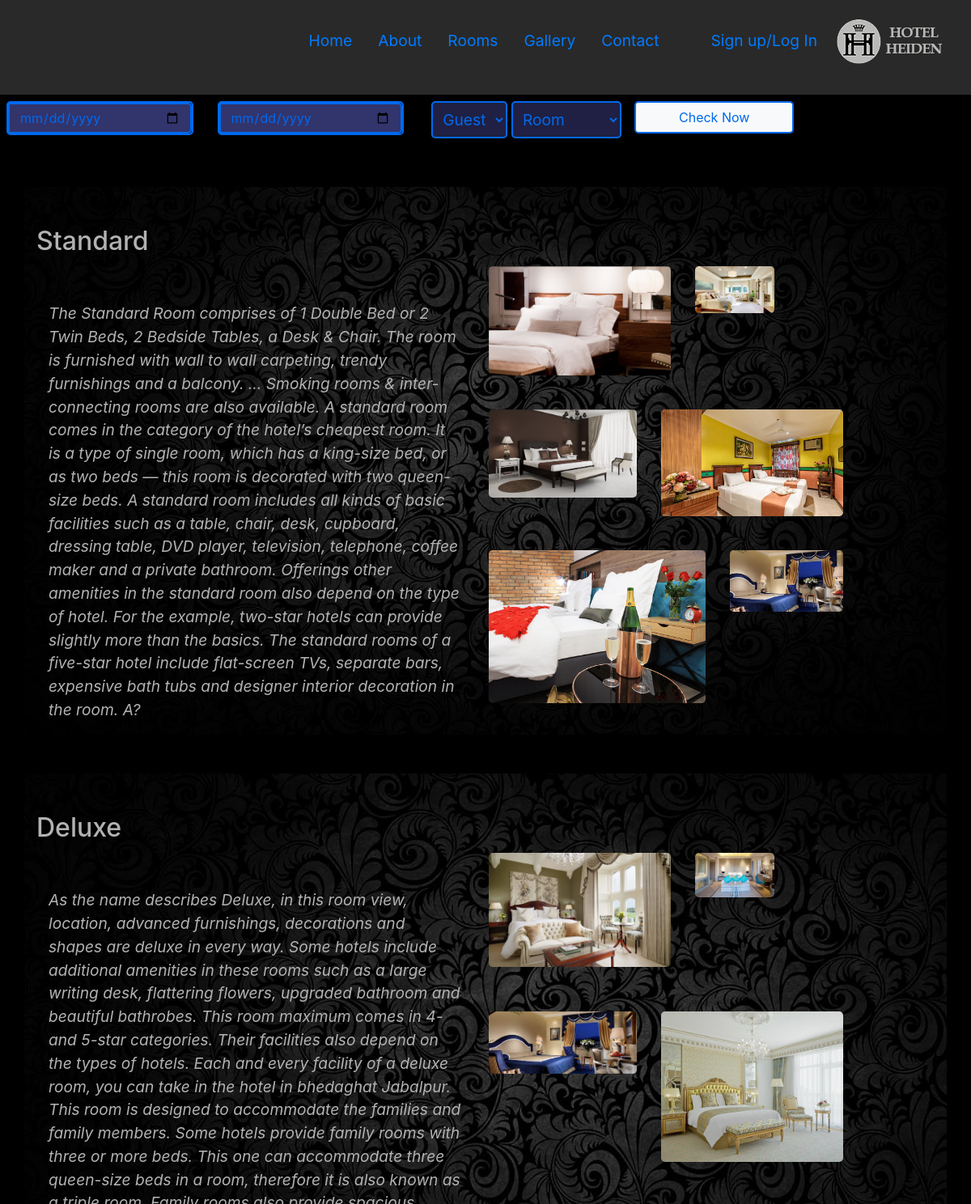
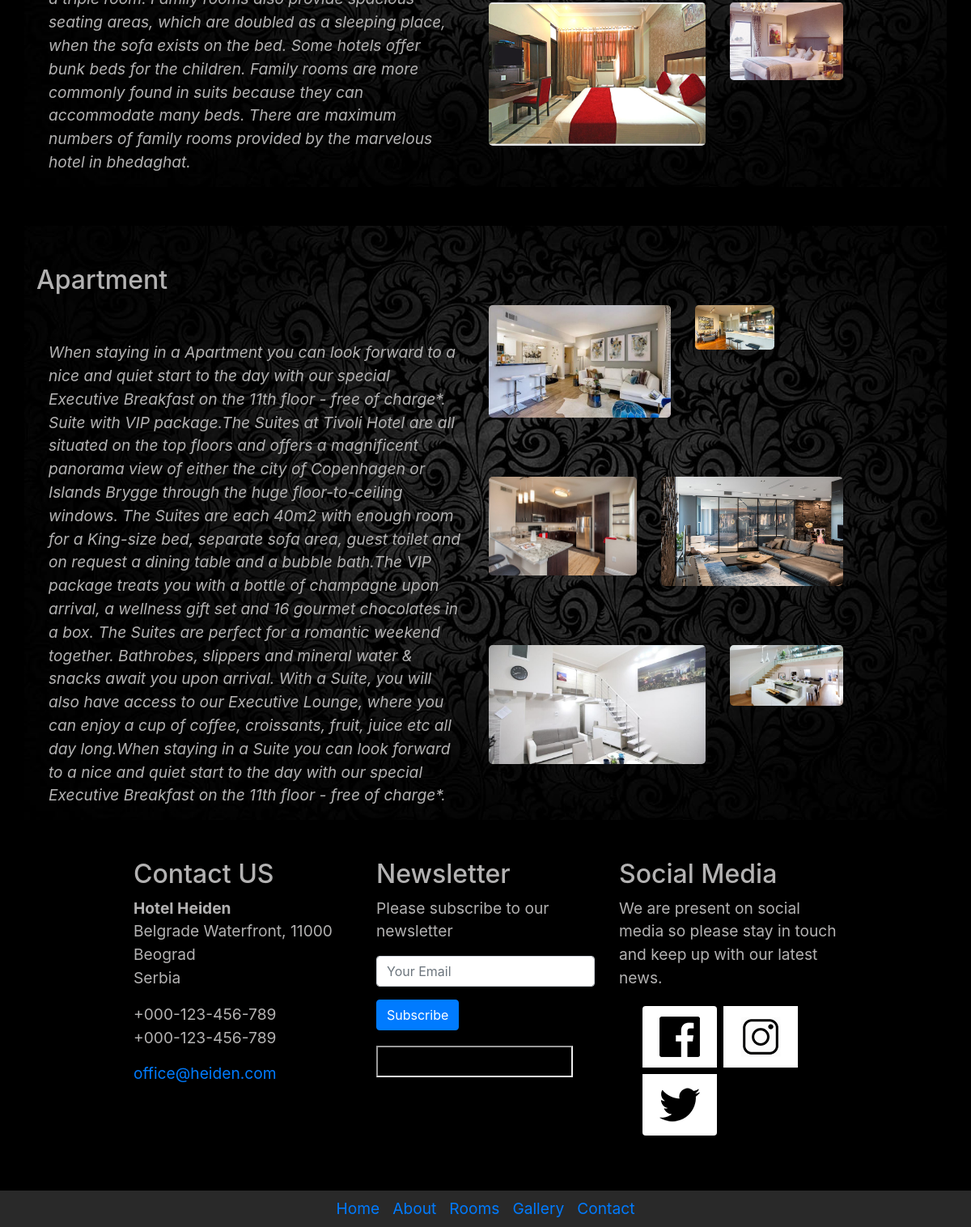
The page /rooms.php on the database its author committed (2 pictures, top to bottom).
### tables this page shows
CREATE TABLE `room_info` (
  `id` int(11) NOT NULL,
  `type` varchar(10) NOT NULL,
  `description` text NOT NULL
);

CREATE TABLE `room_imgs` (
  `id` int(11) NOT NULL,
  `img` varchar(100) NOT NULL,
  `room_info_id` int(11) NOT NULL
);

### check_log.php (called while the page is built, shortened)
<?php
include_once "baza.php";
function isLoggedIn()
{
	if (isset($_SESSION['user'])) {
		return true;
	}else{
		return false;
	}
}
    ?>

### baza.php (called while the page is built, shortened)
<?php
    class Baza{
        private $pdo;
        function __construct(){
            $host = 'localhost';  $db = 'hotel';
            $user = 'root';   $pass = '';
            $charset = 'utf8';
            $dsn = "mysql:host=$host;port=3306;dbname=$db;charset=$charset";
            $options = array(
                PDO::MYSQL_ATTR_INIT_COMMAND => "SET NAMES utf8"
            );
            try{
                $this->pdo = new PDO($dsn,$user,$pass,$options);
            }catch(PDOException $e){
                echo "JOK: ".$e->getMessage();
            }
        }
        function selectPrepare($sql, $niz_vr, $tip = true){
            $stmt=$this->pdo->prepare($sql);
            $rez = $stmt->execute($niz_vr);
            if($tip == true){
                $niz=$stmt->fetchAll(PDO::FETCH_ASSOC);
                return $niz;
            }else{
                return $rez;
            }
        }
        function slike($tip){
            return $this->selectPrepare("SELECT * FROM room_imgs WHERE room_info_id=?", array($tip));
        }
        function naslovi($t){
            return $this->selectPrepare("SELECT type, description FROM room_info WHERE id=?" , array($t));
        }
    }
    $db = new Baza();
?>

### standard.php (the view, shortened to what this page needs)
<?php
function room_info($t){
	global $db;
	$naslovi = $db->naslovi($t);
?>
<div class="photo-gallery" id = "<?=$naslovi[0]["type"]?>" >
	<div class="container fluid" id="facilities" >
<?php
foreach ($naslovi as $red)
?>
		<h2 class="mt-5 pt-5"> <?= $red["type"]?></h2>
		<div class="row col-lg-12">
<?php
foreach ($naslovi as $red) {
?>
		<p class="col-lg-6 mt-5"><i><?= $red["description"]?></i></p>
          <?php	} ?>
			<div class="row photos col-lg-6">
					<?php
					$slike = $db->slike($t);
					$i=0;
					$cl=["col-sm-6 col-md-6 col-lg-6","col-sm-6 col-md-3 col-lg-3","col-sm-6 col-md-5 col-lg-5", "col-sm-6 col-md-6 col-lg-6","col-sm-6 col-md-7 col-lg-7","col-sm-6 col-md-4 col-lg-4"];
						foreach ($slike as $red) {
						 ?>
						<div class="<?= $cl[$i]?> item">
							<a href="slike/<?= $red['img']?>" data-lightbox="photos">
							<img class="img-fluid m-1 rounded-lg" src="slike/<?= $red['img']?>" alt="nece">
						</a>
					</div>
					<?php $i++; } ?>
			</div>
		</div>
	</div>
</div>
						<?php } ?>

### rooms.php (shortened to what this page needs)
<?php
include_once "baza.php";
?>
<!DOCTYPE html>
<html lang="en">
	<head>
		<link rel="stylesheet" href="https://stackpath.bootstrapcdn.com/bootstrap/4.3.1/css/bootstrap.min.css">
		<link rel="stylesheet" href="css/style.css">
	</head>
	<body>
<?php
include_once "menu.php";
include_once "bookaroom.php";
include_once "standard.php";
room_info(1);
room_info(2);
room_info(3);
include_once "footer.php";
?>
</body>
</html>
</body>
</html>

### menu.php (shortened to what this page needs)
<?php include_once ("check_log.php");
?>
<div class="bckg-dark d-flex justify-content-end" id="navOnScrollDiv">
	<nav class="navbar navbar-expand-lg navbar-light d-flex justify-content-end p-2" id="navOnScroll">
		<ul class="list-unstyled mr-auto nav-pills collapse navbar-collapse text-right" id="navbarSupportedContent">
			<li class="active nav-item m-3"><a href="zivote.php">Home</a></li>
			<li class="nav-item m-3"><a  href="zivote.php#about" role="button">About</a></li>
			<li class="nav-item m-3"><a  href="rooms.php" role="button">Rooms</a></li>
			<li class="nav-item m-3"><a href="zivote.php#gallery" role="button">Gallery</a></li>
			<li class="nav-item m-3"><a href="zivote.php#contact" role="button">Contact</a></li>
			<?php if(isLoggedIn()===false){?>
			<li class="nav-item m-3"><a href="register.php">Sign up/Log In</a></li>
						<?php }else{ ?>
			<li class="nav-item m-3"><a href="logout.php">Log Out</a></li>
			<?php }?>
			<li><a class="navbar-brand" href="zivote.php#about"><img src="slike/logo.png" alt="logo"></a></li>
		</ul>
	</nav>
</div>

### bookaroom.php (shortened to what this page needs)
<section class="book sticky-top col-sm-11" id="stiki">
			<div class="container m-0 p-1 pl-1 justify-content-right" >
				<div class="row">
					<div class="mt-0">
						<div class="d-flex">
						<nav class="navbar navbar-expand-lg navbar-light bg-providno d-flex p-1 mb-1" id="navOnScroll">
							<form class="list-unstyled mr-auto collapse navbar-collapse" id="navbarBooking"  method="GET" onsubmit="return formValidate()" action="checknow.php">
								<div class="row">
								<div class="col-sm-4 col-lg-3">
										<div class="input-group date mg-check-in sel">
											<input class="form-control sel" type="date" name="d1" placeholder="Check In" autocomplete="off">
										</div>
									</div>
									<div class="col-sm-4 col-lg-3">
										<div class="input-group date mg-check-out sel">
											<input class="form-control sel" type="date" name="d2" placeholder="Check Out" autocomplete="off">
										</div>
									</div>
											<div class="col-sm-3 col-lg-1">
												<select class="cs-select cs-skin-elastic p-2 ml-1 mr-5 sel" name="broj-gostiju">
													<option value="" disabled selected>Guest</option>
												</select>
											</div>
											<div class="col-sm-3 col-lg-1">
												<select class="cs-select cs-skin-elastic p-2 ml-3 mr-5 sel" name="tip-sobe">
													<option value="" disabled selected>Room</option>
												</select>
											</div>
									<div class="col-sm-4 col-lg-3 pl-5 ml-5">
									<button class="btn btn-main btn-block sel bg-light text-dark-50 book-btn" type="submit">Check Now</button>
									</div>
								</div>
							</form>
						</nav>
					</div>
					</div>
				</div>
			</div>
		</section>

### footer.php (shortened to what this page needs)
<footer class="mg-footer mt-5" id="contact">
			<div class="mg-footer-widget">
				<div class="container-fluid">
					<div class="row d-flex justify-content-center">
						<div class="col-sm-3 col-md-6 col-lg-3">
							<div class="widget">
								<h2 class="mg-widget-title">Contact US</h2>
								<address><strong>Hotel Heiden</strong><br>Belgrade Waterfront, 11000 Beograd<br>Serbia
								</address>
								<p>+000-123-456-789<br>+000-123-456-789
								</p>
								<p><a href="mailto:#">office@heiden.com</a></p>
							</div>
						</div>
						<div class="col-sm-3 col-lg-3 col-md-6">
							<div class="widget">
								<h2 class="mg-widget-title">Newsletter</h2>
								<p>Please subscribe to our newsletter</p>
								<form method="post" target="mailrez" action="subscribe.php">
									<p>
										<input class="form-control" type="email" name="email" placeholder="Your Email">
									</p>
									<input class="btn btn-primary" type="submit" value="Subscribe">
								</form>
								<iframe id="mailrez" name="mailrez"></iframe>
							</div>
						</div>
						<div class="col-sm-3 col-md-6 col-lg-3">
							<div class="widget">
								<h2 class="mg-widget-title">Social Media</h2>
								<p>We are present on social media so please stay in touch and keep up with our latest news.</p>
								<div>
								<ul class="row">
									<li class="m-1 list-group-item"><a href="http://www.facebook.com"><img class="img-fluid" src="slike/fbLogo.png" alt=""></i></a></li>
									<li class="m-1 list-group-item"><a href="http://www.instragram.com"><img class="img-fluid" src="slike/instaLogo.png" alt=""></i></a></li>
									<li class="m-1 list-group-item"><a href="http://www.twitter.com"><img class="img-fluid" src="slike/twitterLogo.png" alt=""></i></a></li>
								</ul>
							</div>
							</div>
						</div>
					</div>
				</div>
			</div>
			<div class="row bckg-dark mt-5">
			<div class="container justify-content">
				<ul class="nav nav-pills mg-footer-nav d-flex justify-content-center">
					<li class="m-2"><a href="zivote.php">Home</a></li>
					<li class="m-2"><a href="zivote.php#about">About</a></li>
					<li class="m-2"><a href="rooms.php">Rooms</a></li>
					<li class="m-2"><a href="zivote.php#gallery">Gallery</a></li>
					<li class="m-2"><a href="zivote.php#contact">Contact</a></li>
				</ul>
			</div>
		</div>
</footer>

### css/style.css (style rules this page uses)
body { background-color: rgb(0, 0, 0); color: rgb(179, 178, 178); overflow-x: hidden; font-size: 120%; }
.list-group-item { border: 1px solid rgba(0,0,0,0); }
.bg-providno { background-color: rgba(0, 0, 0, 0); }
#facilities { background-image: url("../slike/black.jpg"); background-size: cover; }
.sel { border-radius: 5px; color:rgb(0, 105, 237); border: 2px solid rgb(0, 105, 237); background-color: rgba(80, 82, 172, 0.39); }
#mailrez { height:2em; width: 90%; margin-top: 1em; }
.bckg-dark { background-color: rgb(41, 41, 41); background-repeat: no-repeat; background-size: cover; }

### rows shown on the page
room_info: type "Standard", description "The Standard Room comprises of 1 Double Bed or 2 Twin Beds, 2 Bedside Tables, a Desk & Chair. The room is furnished with wall to wall carpeting, trendy furnishings and a balcony. ... Smoking rooms & inter-connecting rooms are also available. A standard room comes in the category of the hotel’s cheapest room. It is a type of single room, which has a king-size bed, or as two beds — this room is decorated with two queen-size beds. A standard room includes all kinds of basic facilities such as a table, chair, desk, cupboard, dressing table, DVD player, television, telephone, coffee maker and a private bathroom. Offerings other amenities in the standard room also depend on the type of hotel. For…"
room_imgs: img (picture)
room_imgs: img (picture)
room_imgs: img (picture)
room_imgs: img (picture)
room_imgs: img (picture)
room_imgs: img (picture)
room_info: type "Deluxe", description "As the name describes Deluxe, in this room view, location, advanced furnishings, decorations and shapes are deluxe in every way. Some hotels include additional amenities in these rooms such as a large writing desk, flattering flowers, upgraded bathroom and beautiful bathrobes. This room maximum comes in 4- and 5-star categories. Their facilities also depend on the types of hotels. Each and every facility of a deluxe room, you can take in the hotel in bhedaghat Jabalpur. This room is designed to accommodate the families and family members. Some hotels provide family rooms with three or more beds. This one can accommodate three queen-size beds in a room, therefore it is also known as a triple…"
room_imgs: img (picture)
room_imgs: img (picture)
room_imgs: img (picture)
room_imgs: img (picture)
room_imgs: img (picture)
room_imgs: img (picture)
room_info: type "Apartment", description "When staying in a Apartment you can look forward to a nice and quiet start to the day with our special Executive Breakfast on the 11th floor - free of charge*. Suite with VIP package.The Suites at Tivoli Hotel are all situated on the top floors and offers a magnificent panorama view of either the city of Copenhagen or Islands Brygge through the huge floor-to-ceiling windows. The Suites are each 40m2 with enough room for a King-size bed, separate sofa area, guest toilet and on request a dining table and a bubble bath.The VIP package treats you with a bottle of champagne upon arrival, a wellness gift set and 16 gourmet chocolates in a box. The Suites are perfect for a romantic weekend…"
room_imgs: img (picture)
room_imgs: img (picture)
room_imgs: img (picture)
room_imgs: img (picture)
room_imgs: img (picture)
room_imgs: img (picture)
